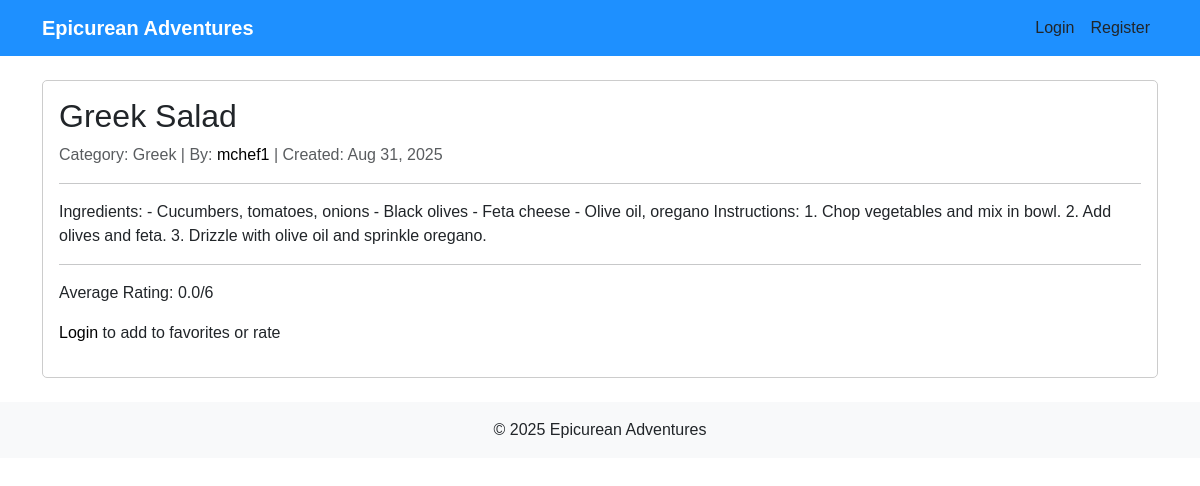
Page /blog/11/ on the committed database.
### blog/models.py (models this page shows, shortened)
class Blog(models.Model):
    CATEGORY_CHOICES = [
        ('Desi', 'Desi'),
        ('American', 'American'),
        ('Italian', 'Italian'),
        ('Arabian', 'Arabian'),
        ('Greek', 'Greek'),
    ]
    title = models.CharField(max_length=200)
    author = models.ForeignKey(User, on_delete=models.CASCADE)
    category = models.CharField(max_length=50, choices=CATEGORY_CHOICES)
    body = models.TextField()
    created_at = models.DateTimeField(auto_now_add=True)
    updated_at = models.DateTimeField(auto_now=True)

### blog/views.py (the view)
# urls.py: path('blog/<int:pk>/', views.blog_detail, name='blog_detail'),
def blog_detail(request, pk):
    blog = get_object_or_404(Blog, pk=pk)
    rating_form = RatingForm()
    avg_rating = blog.ratings.aggregate(Avg('value'))['value__avg'] or 0
    return render(request, 'blog/blog_detail.html', {
        'blog': blog,
        'rating_form': rating_form,
        'avg_rating': avg_rating
    })

### blog/templates/blog/blog_detail.html
{% extends 'blog/base.html' %}
{% block content %}
<div class="card">
  <div class="card-body">
    <h2>{{ blog.title }}</h2>
    <p class="text-muted">
      Category: {{ blog.category }} | By:
      <a href="{% url 'author_detail' blog.author.profile.id %}">{{ blog.author.username }}</a> |
      Created: {{ blog.created_at|date:"M d, Y" }}
    </p>
    <hr>
    <p>{{ blog.body }}</p>
    <hr>
    <p>Average Rating: {{ avg_rating|floatformat:1 }}/6</p>
    {% if user.is_authenticated %}
      <form action="{% url 'add_favorite' blog.id %}" method="post" style="display:inline-block;">
        {% csrf_token %}
        <button type="submit" class="btn btn-custom">Add to Favorites</button>
      </form>
      <form action="{% url 'add_rating' blog.id %}" method="post" class="mt-2">
        {% csrf_token %}
        {{ rating_form.value.label_tag }} {{ rating_form.value }}
        <button type="submit" class="btn btn-custom btn-sm">Rate</button>
      </form>
    {% else %}
      <p class="mt-2"><a href="{% url 'login' %}">Login</a> to add to favorites or rate</p>
    {% endif %}
  </div>
</div>
{% endblock %}

### blog/static/blog/css/styles.css (style rules this page uses)
body { background-color: #ffffff; color: #000000; font-family: 'Arial', sans-serif; }
a { color: #000000; text-decoration: none; }
.card { border: 1px solid #ccc; border-radius: 5px; }

### rows in the picture
Blog: title "Greek Salad", category "Greek", author.username "mchef1", created_at "Aug 31, 2025", body "Ingredients: - Cucumbers, tomatoes, onions - Black olives - Feta cheese - Olive oil, oregano Instructions: 1. Chop vegetables and mix in bowl. 2. Add olives and feta. 3. Drizzle with olive oil and sprinkle oregano."

### other values in the picture
{{ avg_rating|floatformat:1 }} "0.0"
